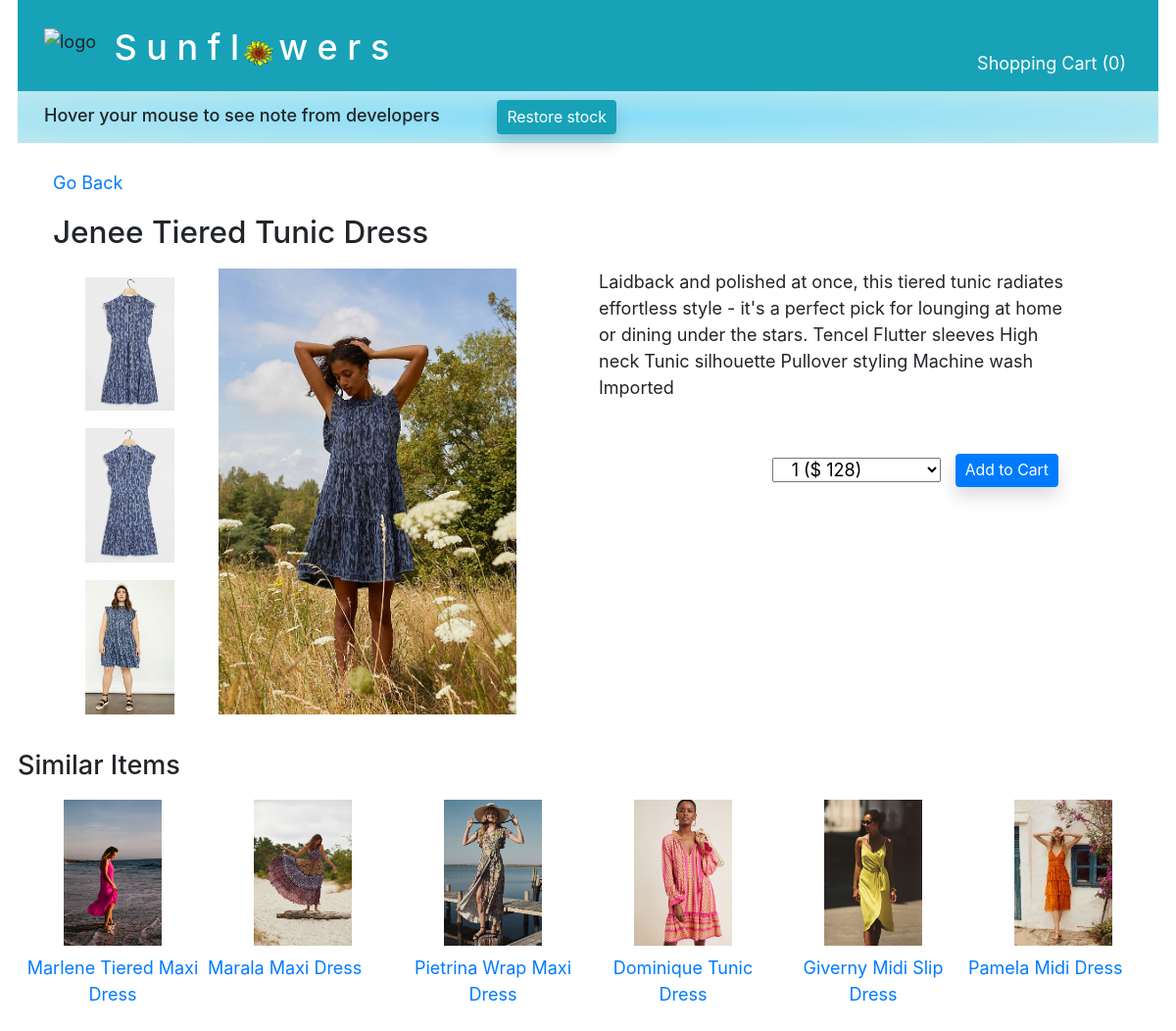
The page /product/category/1/item/1 on the database its author committed.
### main/models.py (models this page shows, shortened)
class Product(models.Model):
    name = models.CharField(max_length=255, default="")
    desc= models.TextField(default="")
    quantity_purchased = models.IntegerField(default=0)
    quantity_sold = models.IntegerField(default=0)
    quantity_available = models.IntegerField(default=0)
    temp_quan_avail = models.IntegerField(default=0)
    unit_price=models.DecimalField(max_digits=5, decimal_places=0)
    category = models.ForeignKey(
        Category,
        related_name='products_included',
        on_delete=models.CASCADE
    )
    objects = ClassManager()

class Photo(models.Model):
    img = models.ImageField(upload_to='products', blank=True)
    type_of_photo = models.ForeignKey(
        PhotoType,
        related_name='photos_included',
        on_delete=models.CASCADE
    )
    for_product = models.ForeignKey(
        Product,
        related_name='photos',
        on_delete=models.CASCADE
    )

### main/views.py (the view)
# urls.py: path('product/category/<int:cat_id>/item/<int:product_id>', views.display_product),
def display_product(request, cat_id, product_id ):
    price_1 = Product.objects.get(id=product_id).unit_price
    price_2 = Product.objects.get(id=product_id).unit_price*2
    price_3 = Product.objects.get(id=product_id).unit_price*3
    if "cart_dict" not in request.session:
        request.session["cart_dict"] ={};
        quantity_in_cart = 0
    else:
        quantity_in_cart = 0
        for key in request.session["cart_dict"]:
            quantity_in_cart += request.session["cart_dict"][key]
    context = {
        "this_product": Product.objects.get(id=product_id),
        "this_category": Category.objects.get(id=cat_id),
        "similar_items": Product.objects.filter(category_id=cat_id),
        "price_1": price_1,
        "price_2": price_2,
        "price_3": price_3,
        "product_class": Product,
        "quantity_in_cart": quantity_in_cart,
    }
    print('request.session["cart_dict"]: ', request.session["cart_dict"])
    print("quantity_in_cart: ", quantity_in_cart)
    print("request.POST: ", request.POST)
    return render(request, '_3_shop_prod_info.html', context)

### main/templates/_3_shop_prod_info.html (shortened to what this page needs)
<!DOCTYPE html>
<html lang="en">
<head>
    {% include "_0_head_tags.html" %}
</head>
<body>
    <div id="container">
        {% include "_0_top_nav_bar.html" %}
        <a class="row mx-5 mb-3" href="/product/category/{{ this_category.id }}">Go Back</a>
        <div class="row mx-5 h3 mb-3">{{ this_product.name }}</div>
        <div class="row mx-3">
            <div class="col-5 mx-5">
                <div class="row">
                    <div class="col-3">
                        {% for photo in this_product.photos.all %}
                        {% if photo.type_of_photo_id == 2 %}
                        <div class="row">
                            <a href="/product/category/{{this_category.id}}/item/{{this_product.id}}/{{photo.id}}"><img class="col my-2" src="{{ photo.img.url }}"></a>
                        </div>
                        {% endif %}
                        {% endfor %}
                    </div>
                    <div class="col">
                        {% for photo in this_product.photos.all %}
                        {% if photo.type_of_photo_id == 1 %}
                        <img class="col-12 mb-2" src="{{ photo.img.url }}">
                        {% endif %}
                        {% endfor %}
                    </div>
                </div>
            </div>
            <div class="col-5">
                <div class="row mb-5">{{this_product.desc}}</div>
                <form class="row" action="/add_to_cart" method="POST">
                    <div class="col-5 offset-4">
                        <select class="col-12 mt-1" name="quantity" id="">
                            {% if this_product.temp_quan_avail >= 1 %}
                            <option value="1">1 ($ {{price_1}})</option>
                            {% endif %}
                        </select>
                    </div>
                    <button class=" btn btn-primary btn-sm shadow" >Add to Cart</button>
                </form>
            </div>
        </div>
        <div class="row mx-3 py-2 mt-3 h4">Similar Items</div>
        <div class="row mx-3">
            {% for product in similar_items|slice:":7" %}
            {% if product.id != this_product.id and this_product.temp_quan_avail > 0 %}
            {% for photo in product.photos.all %}
            {% if photo.type_of_photo_id == 1 %}
            <div class="col-2 text-center mb-5">
                <div class="row">
                    <img style="height: auto !important;" class="col-8 offset-2 mb-2" src="{{ photo.img.url }}">
                </div>
                <a class="row" href="/product/category/{{this_category.id}}/item/{{ product.id}}">{{ product.name }}</a>
            </div>
            {% endif %}
            {% endfor %}
            {% endif %}
            {% endfor %}
        </div>
    </div>
</body>
</html>

### main/static/projectStyle.css (style rules this page uses)
* { font-size:1.5vw; }
img { height: auto !important; }

### main/templates/_3_shop_prod_info.html (style rules this page uses)
* { font-size:1.5vw; }
img { height: auto !important; }

### rows shown on the page
Product: name "Jenee Tiered Tunic Dress", desc "Laidback and polished at once, this tiered tunic radiates effortless style - it's a perfect pick for lounging at home or dining under the stars. Tencel Flutter sleeves High neck Tunic silhouette Pullover styling Machine wash Imported", quantity "1 ($ 128)"
Photo: img (picture)
Photo: img (picture)
Photo: img (picture)
Photo: img (picture)
Product: name "Marlene Tiered Maxi Dress"
Photo: img (picture)
Product: name "Marala Maxi Dress"
Photo: img (picture)
Product: name "Pietrina Wrap Maxi Dress"
Photo: img (picture)
Product: name "Dominique Tunic Dress"
Photo: img (picture)
Product: name "Giverny Midi Slip Dress"
Photo: img (picture)
Product: name "Pamela Midi Dress"
Photo: img (picture)

### other values the page prints
{{ quantity_in_cart }} "0"
